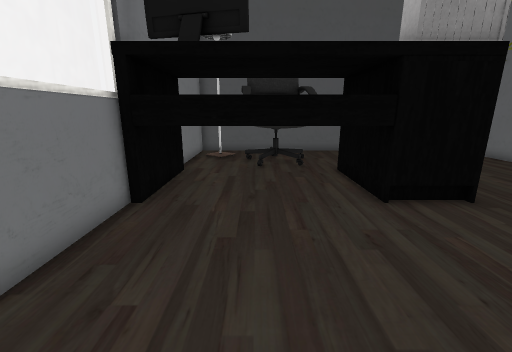
View 1 (above)

16 first-person views from a walk through a 3-D level made in the Unity game engine. The camera is 1.3 m above the floor, tilts 14° down and sees 90° across. The floor is counted in squares, 0.5 m on a side. Each view is taken from the middle of a square. On the plan, view 1 faces up. The plan holds only what a view shows up to about 18 squares ahead; the rest is blank. The place goes on beyond the plan. The player is left out. Some surface patterns are stand-ins.

View 2
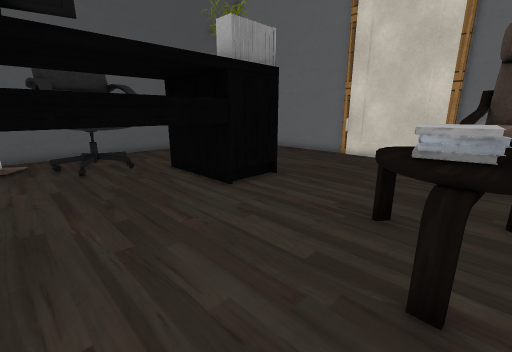

View 3
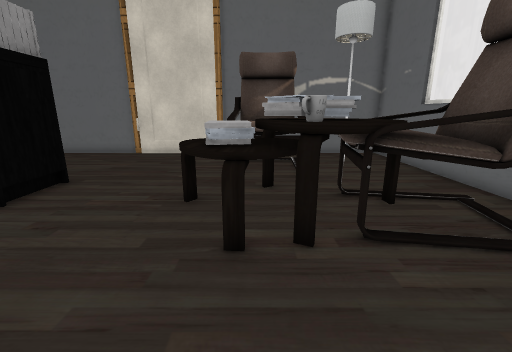

View 4
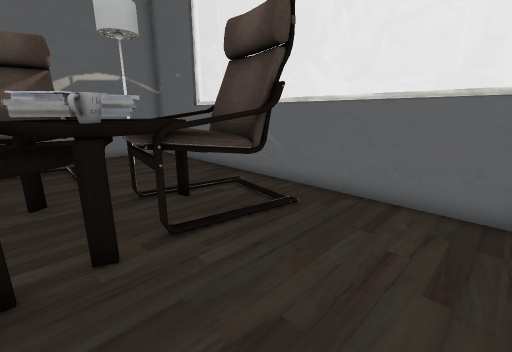

View 5
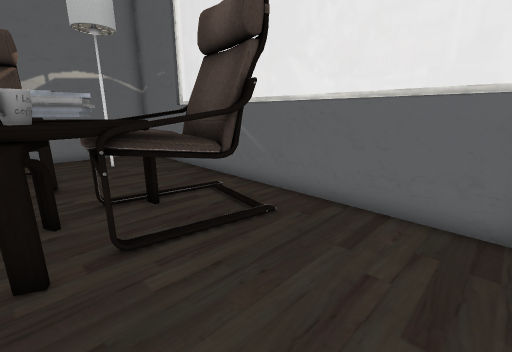

View 6
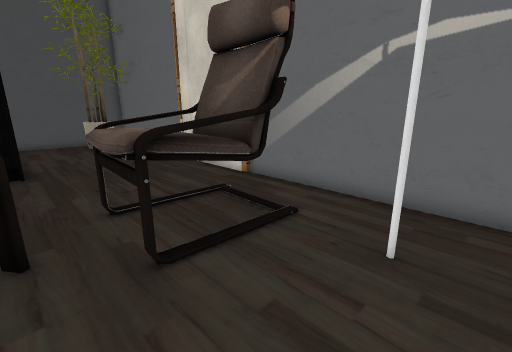

View 7
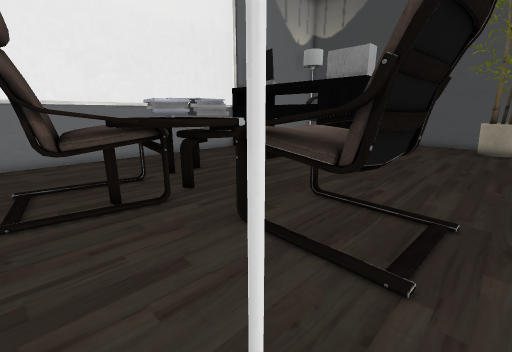

View 8
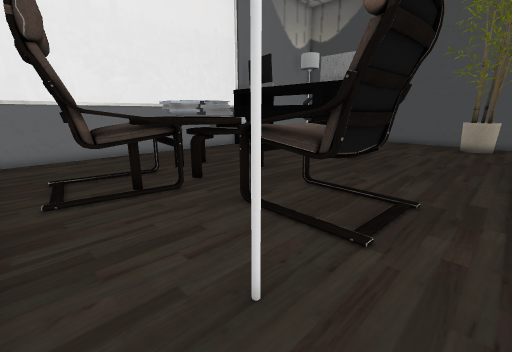

View 9
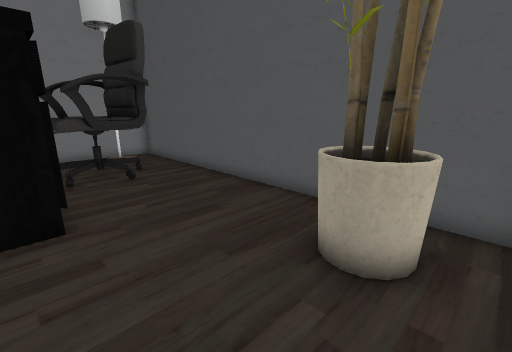

View 10
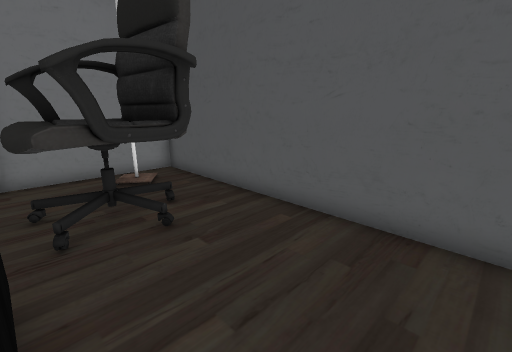

View 11
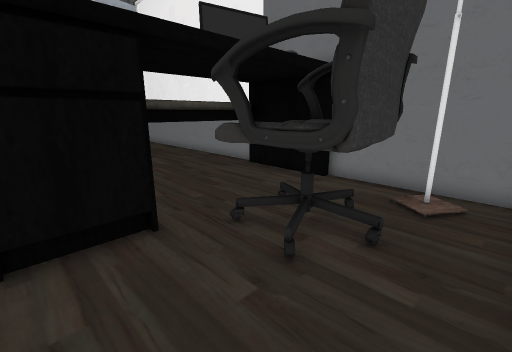

View 12
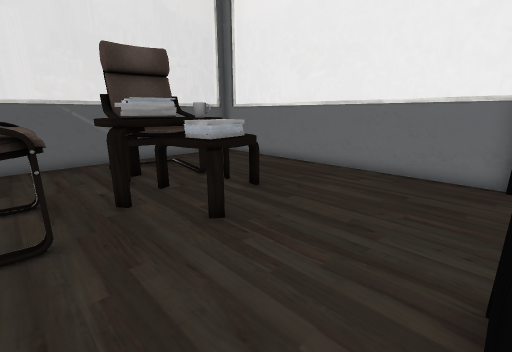

View 13
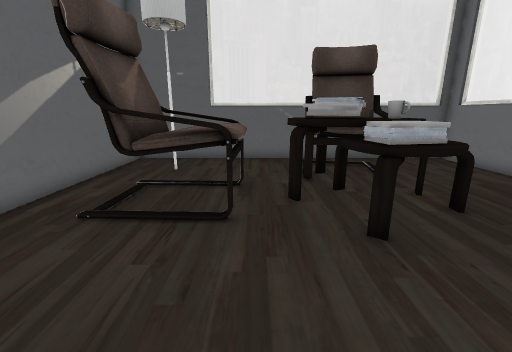

View 14
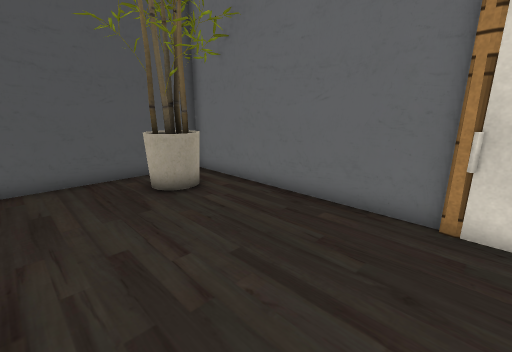

View 15
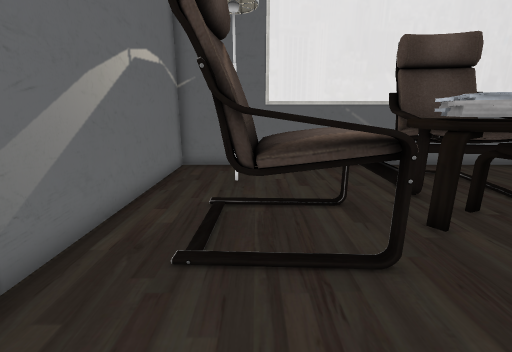

View 16
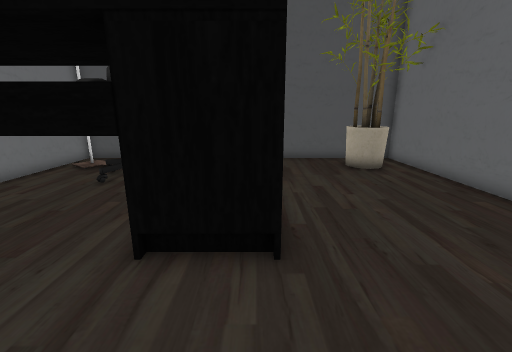

### Floor plan
Key: @ floor where view 1 was taken; # wall or solid block; . floor; L lamp; P plant; C chair; T table; M mug; O other object.
Columns run from 4 left of view 1 to 14 right of it. Each row starts with its distance up from view 1.
 18 ###################
 17 #.................#
 16 #.L............PP.#
 15 #..CCCC........PP.#
 14 #...CCCC..........#
 13 #...CCCC..........#
 12 ##..CCCCOOO.......#
 11  O...... OO.......#
 10  O......   .......#
  9   ......   .......#
  8 #  OO O    .......#
  7 # OOOOO OOO...... #
  6 #................ #
  5 #................#
  4 #................#
  3 #................ #
  2 #......TT.........#
  1 #.....TTTT.CCCCC..#
  0 #...@.TTTTTCCCCC..#
 -1 #.....MMTTTCCCCC..#
 -2 #.....CTOTTCCCCC..#
 -3 #.....CCTCT.......#
 -4 #.....CCCC........#
 -5 #....CCCCC.....L..#
 -6 #.....CCCC........#
 -7 #.................#
 -8 ###################

Where each view was taken, in squares from view 1:
view 1: 0 up, 0 right, facing up
view 2: 0 up, 2 left, facing up-right
view 3: 0 up, 3 left, facing right
view 4: 0 up, 3 left, facing down-right
view 5: 1 down, 3 left, facing down-right
view 6: 6 down, 6 right, facing up-right
view 7: 6 down, 12 right, facing up-left
view 8: 7 down, 13 right, facing up-left
view 9: 11 up, 13 right, facing up-left
view 10: 12 up, 8 right, facing up-left
view 11: 17 up, 6 right, facing down-left
view 12: 7 up, 8 right, facing down-left
view 13: 7 up, 7 right, facing down
view 14: 7 up, 7 right, facing up-right
view 15: 5 up, 10 right, facing down
view 16: 3 up, 6 right, facing up
